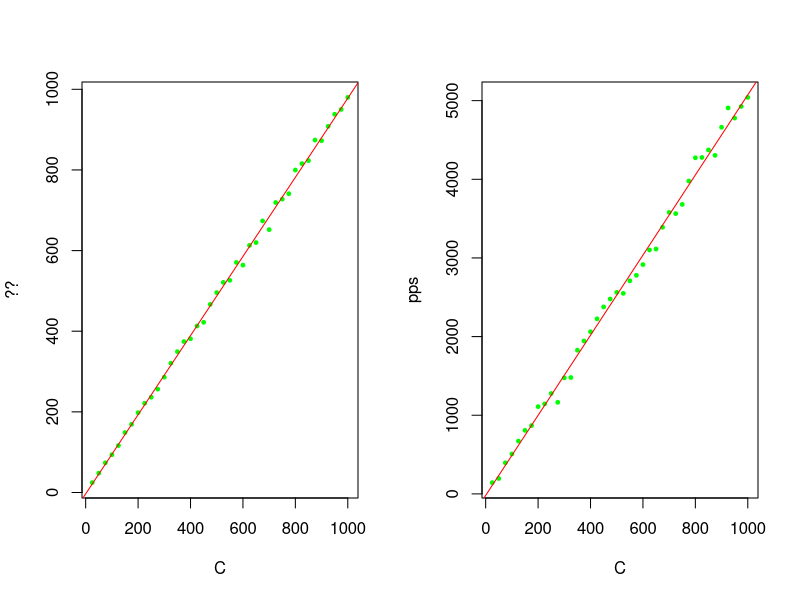
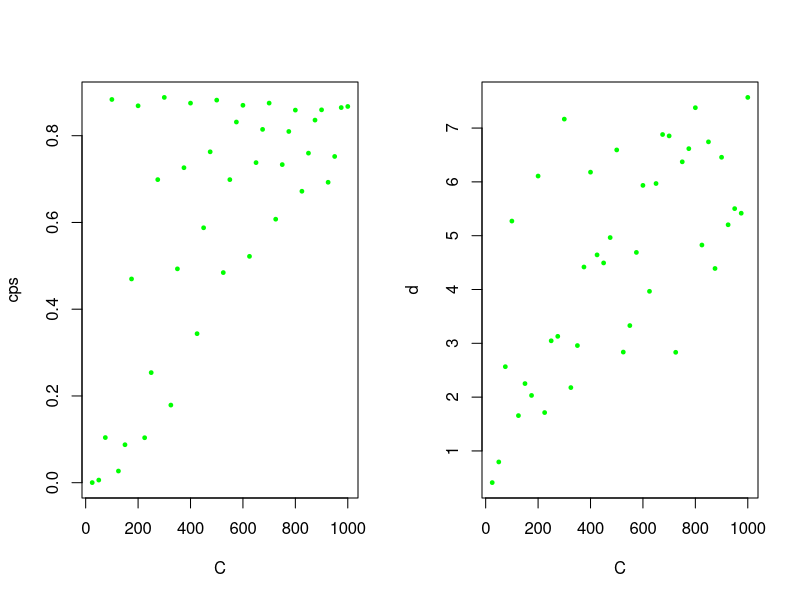

Write the R code that produced these figures, in order.
# 4

## data
obs1 <- matrix(nrow = 40,ncol = 7)
colnames(obs1)<-c("C","AP","S","thetha","PPS","CPS","d")

obs1[1,]<-c(100,1,1,93.623,507.295,0.883546,5.271923)
obs1[2,]<-c(200,2,2,198.054,1109.264,0.86895,6.1084)
obs1[3,]<-c(300,3,3,286.035,1474.976,0.888302,7.166517)
obs1[4,]<-c(400,4,4,381.184,2061.866,0.875133,6.180769)
obs1[5,]<-c(500,5,5,495.765,2562.261,0.882063,6.593665)
obs1[6,]<-c(600,6,6,563.964,2915.744,0.870158,5.934975)
obs1[7,]<-c(700,7,7,651.98,3578.979,0.875184,6.854471)
obs1[8,]<-c(800,8,8,799.776,4273.636,0.859017,7.378729)
obs1[9,]<-c(900,9,9,872.595,4661.628,0.859667,6.457553)
obs1[10,]<-c(1000,10,10,979.91,5041.073,0.86743,7.569825)
obs1[11,]<-c(50,1,1,48.061,195.622,0.00606,0.795286)
obs1[12,]<-c(150,2,2,148.772,807.817,0.087568,2.251602)
obs1[13,]<-c(250,3,3,236.245,1276.659,0.253807,3.046768)
obs1[14,]<-c(350,4,4,349.363,1826.453,0.493050,2.958159)
obs1[15,]<-c(450,5,5,422.123,2377.258,0.587746,4.493664)
obs1[16,]<-c(550,6,6,526.284,2709.298,0.698729,3.329587)
obs1[17,]<-c(650,7,7,619.879,3113.328,0.737959,5.969626)
obs1[18,]<-c(750,8,8,727.530,3680.750,0.733415,6.373061)
obs1[19,]<-c(850,9,9,823.106,4372.715,0.759808,6.743879)
obs1[20,]<-c(950,10,10,938.096,4778.464,0.752158,5.503057)
obs1[21,]<-c(25,1,1,24.561,143.707,0.000249,0.411554)
obs1[22,]<-c(75,1,1,73.703,395.332,0.104073,2.565444)
obs1[23,]<-c(125,2,2,116.390,671.366,0.026896,1.656469)
obs1[24,]<-c(175,2,2,169.144,868.381,0.469753,2.031473)
obs1[25,]<-c(225,3,3,221.220,1144.353,0.103697,1.713027)
obs1[26,]<-c(275,3,3,256.308,1164.432,0.698762,3.129682)
obs1[27,]<-c(325,4,4,320.678,1479.687,0.178951,2.177119)
obs1[28,]<-c(375,4,4,374.370,1944.257,0.726215,4.417960)
obs1[29,]<-c(425,5,5,412.921,2226.181,0.343550,4.643398)
obs1[30,]<-c(475,5,5,466.555,2477.770,0.762891,4.965094)
obs1[31,]<-c(525,6,6,521.105,2549.500,0.484435,2.837081)
obs1[32,]<-c(575,6,6,570.532,2779.122,0.831558,4.689346)
obs1[33,]<-c(625,7,7,612.881,3101.456,0.521862,3.966399)
obs1[34,]<-c(675,7,7,673.582,3390.162,0.814593,6.880275)
obs1[35,]<-c(725,8,8,719.164,3563.923,0.607529,2.833014)
obs1[36,]<-c(775,8,8,741.094,3977.446,0.809774,6.617394)
obs1[37,]<-c(825,9,9,815.702,4277.868,0.671954,4.826637)
obs1[38,]<-c(875,9,9,874.081,4304.300,0.835973,4.390723)
obs1[39,]<-c(925,10,10,908.165,4907.448,0.692657,5.203033)
obs1[40,]<-c(975,10,10,950.089,4926.205,0.864868,5.417708)


##### plots
par(mfrow=c(1.75,2))
plot(x=obs1[,1],y=obs1[,4],xlab= "C"
     ,ylab= "??",col="green", pch = 19, cex = 0.5)
abline(lm(obs1[,4] ~ obs1[,1]), col="red")
plot(x=obs1[,1],y=obs1[,5],xlab= "C"
     ,ylab= "pps",col="green", pch = 19, cex = 0.5)
abline(lm(obs1[,5] ~ obs1[,1]), col="red")
plot(x=obs1[,1],y=obs1[,6],xlab= "C"
     ,ylab= "cps",col="green", pch = 19, cex = 0.5)
plot(x=obs1[,1],y=obs1[,7],xlab= "C"
     ,ylab= "d",col="green", pch = 19, cex = 0.5)

## linear regression coeff
lm(obs1[,4] ~ obs1[,1])
lm(obs1[,5] ~ obs1[,1])

##boxplot(obs1[,6], main="Cps")
##boxplot(obs1[,7], main="Delay")
